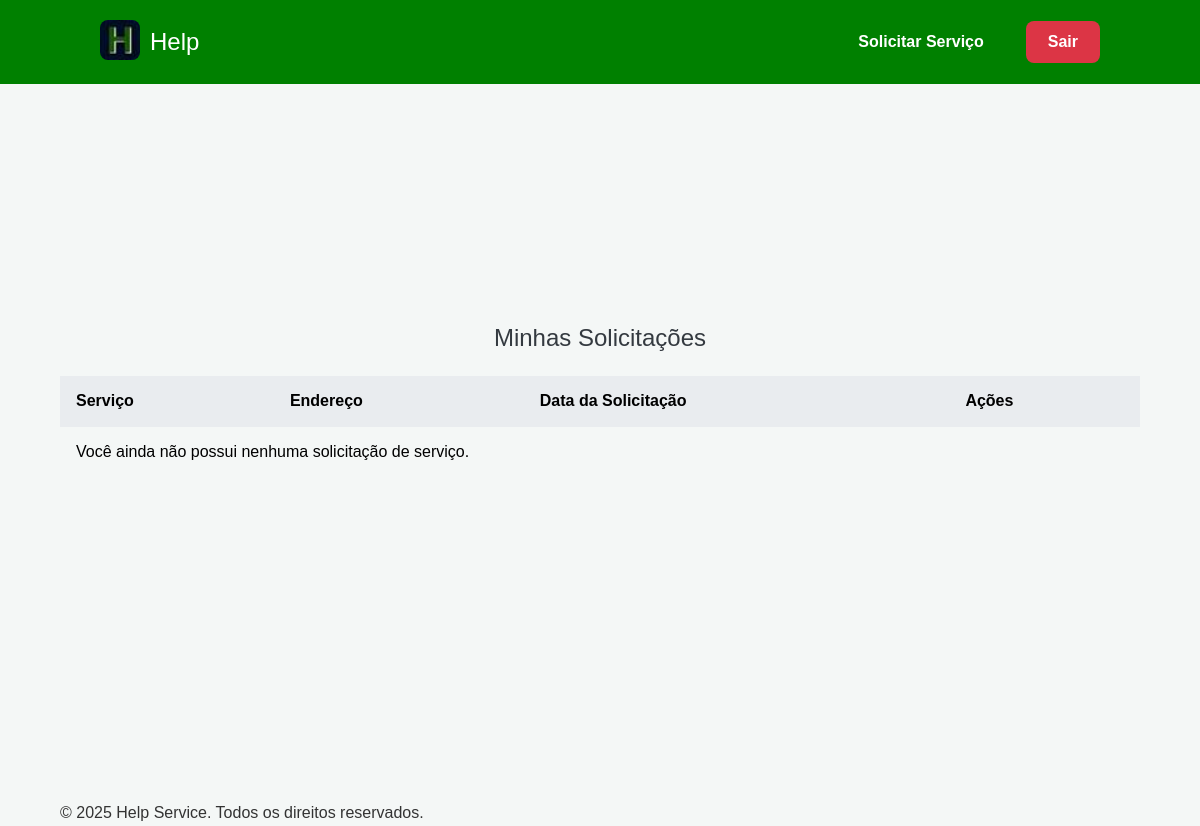
Page /sistema/home/ (signed in) on the earlier database version.
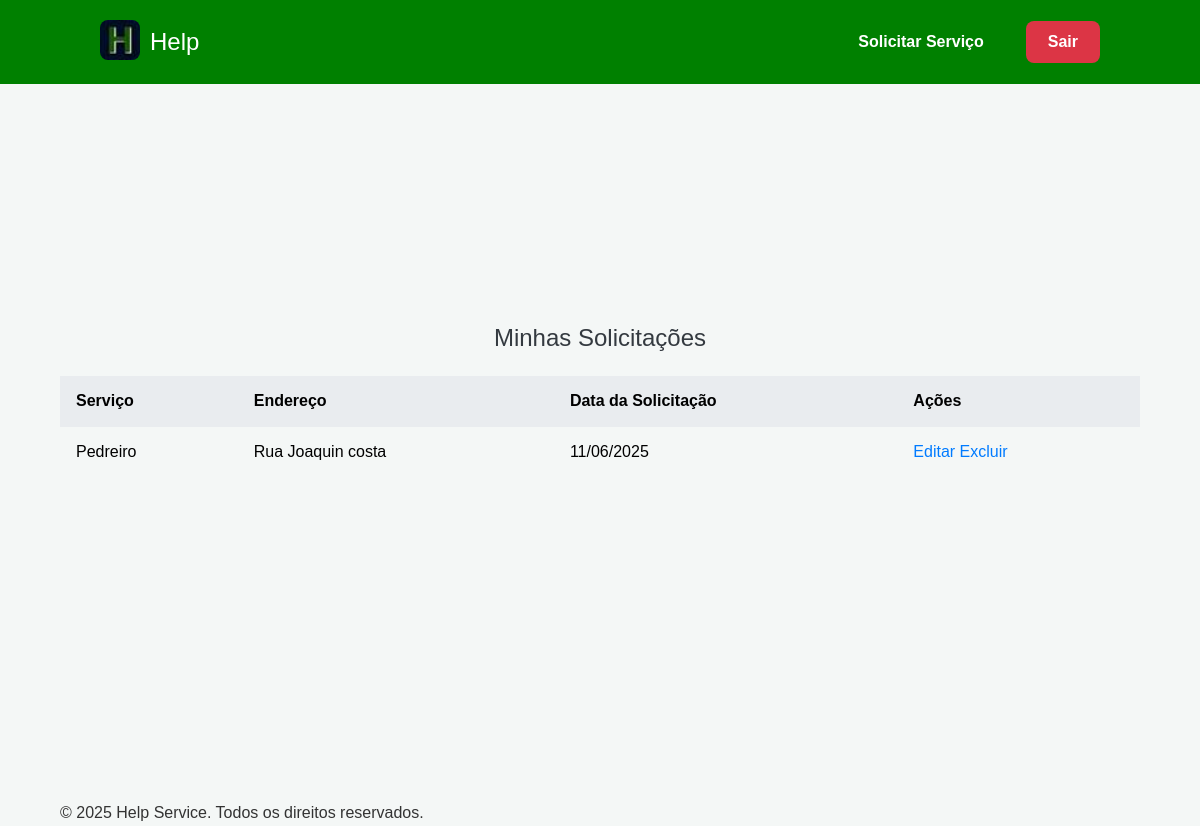
Same page on the later database version.
### sistema/models.py (models this page shows, shortened)
class Servico(models.Model):
    TIPO_SERVICO_CHOICES = [
        ('pedreiro', 'Pedreiro'),
        ('marido_de_aluguel', 'Marido de Aluguel'),
        ('piscineiro', 'Piscineiro'),
    ]
    usuario = models.ForeignKey(User, on_delete=models.CASCADE)
    endereco = models.CharField(max_length=255)
    tipo_servico = models.CharField(max_length=20, choices=TIPO_SERVICO_CHOICES)
    descricao = models.TextField()
    data_solicitacao = models.DateTimeField(auto_now_add=True)

### sistema/views.py (the view)
# urls.py: path('home/', views.home_user, name='homeUser'),
@login_required
def home_user(request):
    servicos = Servico.objects.filter(usuario=request.user).order_by('-data_solicitacao')
    return render(request, 'sistema/homeUser.html', {'servicos': servicos})

### sistema/templates/sistema/homeUser.html (shortened to what this page needs)
{% extends 'global/partials/base.html' %}
{% block nav %}
    {% include 'global/partials/navUser.html' %}
{% endblock nav %}
{% block content %}
<div class="main-content container">
    <h2>Minhas Solicitações</h2>
    <table class="table">
        <thead>
            <tr>
                <th>Serviço</th>
                <th>Endereço</th>
                <th>Data da Solicitação</th>
                <th>Ações</th>
            </tr>
        </thead>
        <tbody>
            {% for servico in servicos %}
                <tr>
                    <td>{{ servico.get_tipo_servico_display }}</td>
                    <td>{{ servico.endereco }}</td>
                    <td>{{ servico.data_solicitacao|date:"d/m/Y" }}</td>
                    <td>
                        <a href="{% url 'sistema:atualizar_servico' servico.id %}">Editar</a>
                        <a href="{% url 'sistema:deletar_servico' servico.id %}">Excluir</a>
                    </td>
                </tr>
            {% empty %}
                <tr>
                    <td colspan="4">Você ainda não possui nenhuma solicitação de serviço.</td>
                </tr>
            {% endfor %}
        </tbody>
    </table>
</div>
{% endblock content %}

### base/global/partials/base.html (shortened to what this page needs)
{% load static %}
<!DOCTYPE html>
<html lang="pt-BR">
<head>
    <link rel="stylesheet" href="{% static 'global/css/nav.css' %}">
    <link rel="stylesheet" href="{% static 'global/css/style.css' %}">
</head>
<body>
    <header class="main-header-container">
        {% block nav %}
            {% endblock nav %}
    </header>
    <main class="main-content-container">
        {% block content %}
            {% endblock content %}
    </main>
    <footer class="main-footer-container">
        <div class="container">
            <p>&copy; {% now "Y" %} Help Service. Todos os direitos reservados.</p>
        </div>
    </footer>
</body>
</html>

### base/global/partials/navUser.html (shortened to what this page needs)
<div class="logo">
    <a href="{% url 'sistema:homeUser' %}" class="nav-logo">
        <img src="/static/global/images/logo_help.jpg" alt="Logo" width="100px">
    </a>
    <h1>Help</h1>
</div>
<nav class="nav">
    <div class="nav-container">
        <ul class="nav-links">
            <li><a href="{% url 'sistema:solicitar_servico' %}" class="btn">Solicitar Serviço</a></li>
            <li>
                <form action="{% url 'autenticacao:logout' %}" method="post" style="display: inline;">
                    <button type="submit" class="btn btn-danger">Sair</button>
                </form>
            </li>
        </ul>
    </div>
</nav>

### base/static/global/css/nav.css (style rules this page uses)
* { margin: 0; padding: 0; box-sizing: border-box; font-family: Arial, sans-serif; }
body, html { height: 100%; width: 100%; }
main { min-height: 100vh; display: flex; flex-direction: column; justify-content: center; color: black; text-align: center; }
header { display: flex; justify-content: space-between; align-items: center; padding: 20px 100px; position: absolute; top: 0; left: 0; width: 100%; z-index: 10; background-color: green; }
.logo { display: flex; align-items: center; gap: 10px; }
.logo img { width: 40px; height: auto; border-radius: 20%; }
.logo h1 { font-size: 1.5em; color: #fff; margin: 0; }
nav ul { list-style: none; display: flex; gap: 20px; }
nav ul li a { color: #fff; text-decoration: none; font-size: 1em; position: relative; padding: 5px 0; transition: color 0.3s ease; }
nav ul li a::after { content: ""; position: absolute; bottom: 0; left: 0; width: 0; height: 3px; background-color: #FFD700; transition: width 0.3s ease; }

### base/static/global/css/style.css (style rules this page uses)
:root { --primary-color: #007bff; --secondary-color: #6c757d; --success-color: #28a745; --danger-color: #dc3545; --warning-color: #ffc107; --light-color: #f8f9fa; --dark-color: #343a40; --text-color: #333; --background-color: #f4f7f6; --border-radius: 8px; --box-shadow: 0 4px 8px rgba(0,0,0,0.1); }
body { font-family: -apple-system, BlinkMacSystemFont, 'Segoe UI', Roboto, 'Helvetica Neue', Arial, sans-serif; margin: 0; padding: 0; background-color: var(--background-color); color: var(--text-color); display: flex; flex-direction: column; min-height: 100vh; }
main { flex: 1; padding: 2rem 0; }
.container { width: 90%; max-width: 1100px; margin: 0 auto; }
h1, h2, h3 { color: var(--dark-color); margin-bottom: 1.5rem; font-weight: 500; }
p { line-height: 1.6; }
a { color: var(--primary-color); text-decoration: none; transition: color 0.2s ease-in-out; }
.btn { display: inline-block; padding: 10px 20px; border-radius: 8px; font-size: 1rem; font-weight: bold; cursor: pointer; text-align: center; text-decoration: none; border: 2px solid transparent; transition: all 0.3s ease; }
.btn-danger { background-color: #dc3545; color: #ffffff; }
.table { width: 100%; border-collapse: collapse; margin-top: 1rem; }
.table th, .table td { padding: 1rem; text-align: left; border-bottom: 1px solid #e9ecef; vertical-align: middle; }
.table th { background-color: #e9ecef; font-weight: 600; }
.table tr:last-child td { border-bottom: none; }

Differences in the rows shown:
added Servico: tipo_servico "Pedreiro", endereco "Rua Joaquin costa", data_solicitacao "11/06/2025"
Other differences:
text no longer shown: "Você ainda não possui nenhuma solicitação de serviço."
